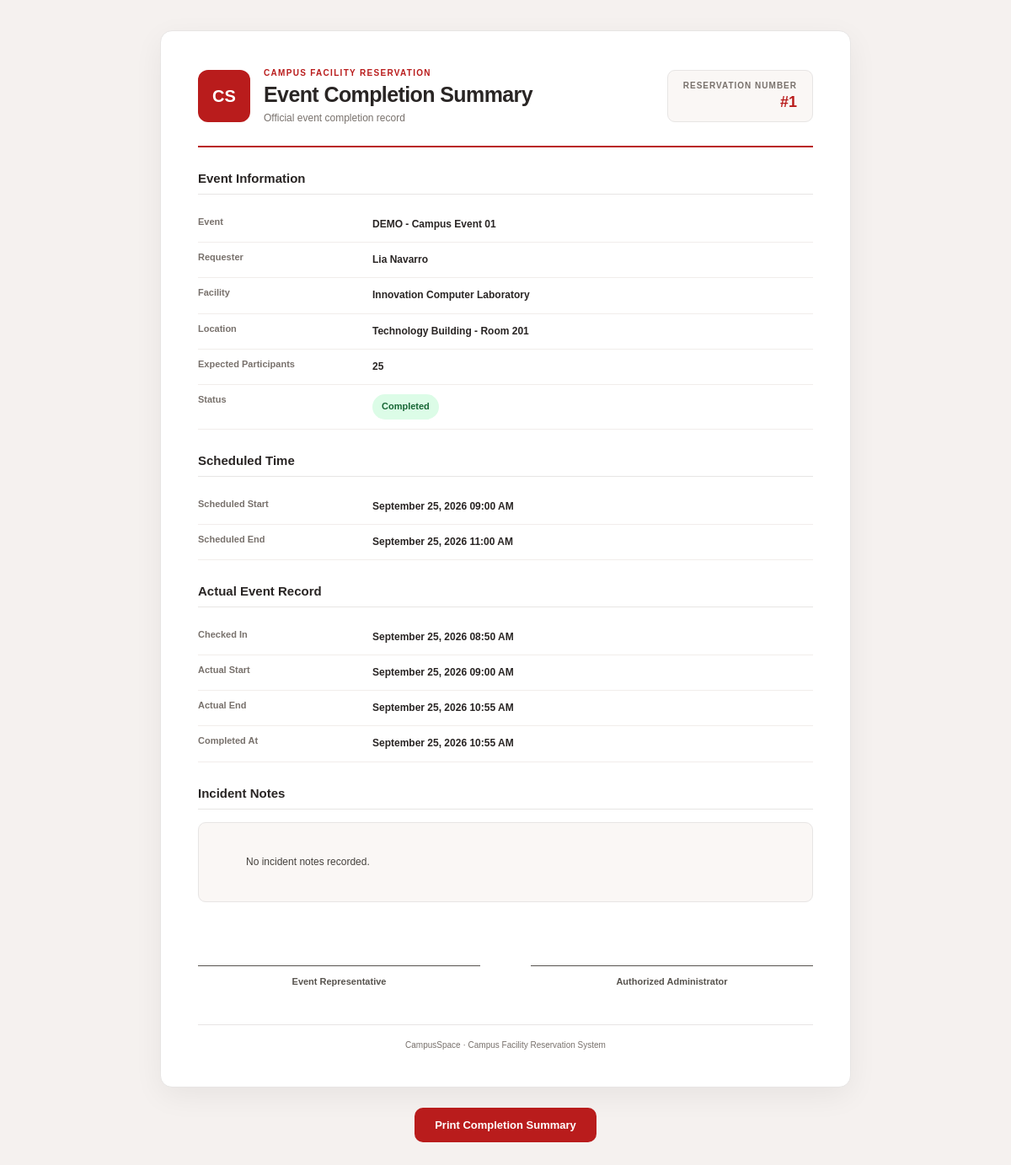
/manage/reservations/1/completion-summary/ (signed in), run on the app's committed database.
### Reservation/models.py (models this page shows, shortened)
class Reservation(models.Model):
    STATUS_CHOICES = [
        ('PENDING', 'Pending'),
        ('APPROVED', 'Approved'),
        ('REJECTED', 'Rejected'),
        ('CANCELLED', 'Cancelled'),
        ('CHECKED_IN', 'Checked In'),
        ('NO_SHOW', 'No Show'),
        ('COMPLETED', 'Completed'),
    ]
    user = models.ForeignKey(
        settings.AUTH_USER_MODEL,
        on_delete=models.PROTECT,
        related_name='reservations'
    )
    facility = models.ForeignKey(
        Facility,
        on_delete=models.PROTECT,
        related_name='reservations'
    )
    event_name = models.CharField(
        max_length=200
    )
    purpose = models.TextField()
    expected_attendees = models.PositiveIntegerField()
    start_datetime = models.DateTimeField()
    end_datetime = models.DateTimeField()
    status = models.CharField(
        max_length=20,
        choices=STATUS_CHOICES,
        default='PENDING'
    )
    decision_by = models.ForeignKey(
        settings.AUTH_USER_MODEL,
        on_delete=models.PROTECT,
        null=True,
        blank=True,
        related_name='reservation_decisions'
    )
    decision_at = models.DateTimeField(
        null=True,
        blank=True
    )
    decision_reason = models.TextField(
        blank=True
    )
    created_at = models.DateTimeField(
        auto_now_add=True
    )
    updated_at = models.DateTimeField(
        auto_now=True
    )

class User(AbstractUser):
    ROLE_CHOICES = [
        ('BASIC_USER', 'Basic User'),
        ('ADMIN', 'Admin'),
    ]
    role = models.CharField(
        max_length=10,
        choices=ROLE_CHOICES,
        default='BASIC_USER'
    )
    department = models.CharField(
        max_length=100,
        blank=True
    )
    contact_number = models.CharField(
        max_length=20,
        blank=True
    )
    objects = UserManager()

class Facility(models.Model):
    facility_code = models.CharField(
        max_length=20,
        unique=True
    )
    name = models.CharField(
        max_length=100
    )
    category = models.ForeignKey(
        FacilityCategory,
        on_delete=models.PROTECT,
        related_name='facilities'
    )
    location = models.CharField(
        max_length=200
    )
    capacity = models.PositiveIntegerField()
    description = models.TextField(
        blank=True
    )
    opening_time = models.TimeField()
    closing_time = models.TimeField()
    is_active = models.BooleanField(
        default=True
    )

class EventRecord(models.Model):
    reservation = models.OneToOneField(
        Reservation,
        on_delete=models.CASCADE,
        related_name='event_record'
    )
    checked_in_at = models.DateTimeField(
        null=True,
        blank=True
    )
    actual_start = models.DateTimeField(
        null=True,
        blank=True
    )
    actual_end = models.DateTimeField(
        null=True,
        blank=True
    )
    completed_at = models.DateTimeField(
        null=True,
        blank=True
    )
    no_show_at = models.DateTimeField(
        null=True,
        blank=True
    )
    incident_notes = models.TextField(
        blank=True
    )

### Reservation/views.py (the view, shortened to what this page needs)
@admin_required
def completion_summary(request, reservation_id):
    reservation = get_object_or_404(
        Reservation.objects.select_related(
            'user',
            'facility',
            'facility__category',
            'decision_by',
        ),
        pk=reservation_id
    )
    event_record = get_object_or_404(
        EventRecord,
        reservation=reservation
    )
    return render(
        request,
        'Reservation/admin/reservations/CompletionSummary.html',
        {
            'reservation': reservation,
            'event_record': event_record,
        }
    )

### templates/Reservation/admin/reservations/CompletionSummary.html (shortened to what this page needs)
{% load static %}
<!DOCTYPE html>
<html lang="en">
<head>
    <link rel="stylesheet"
          href="{% static 'Reservation/css/admin/completion-print.css' %}?v=2">
</head>
<body>
<main class="completion-document">
    <header class="completion-header">
        <div class="completion-brand">
            <span class="completion-logo">CS</span>
            <div>
                <span class="completion-eyebrow">
                    CAMPUS FACILITY RESERVATION
                </span>
                <h1>Event Completion Summary</h1>
                <p>Official event completion record</p>
            </div>
        </div>
        <div class="completion-reference">
            <span>RESERVATION NUMBER</span>
            <strong>#{{ reservation.id }}</strong>
        </div>
    </header>
    <section class="completion-section">
        <h2>Event Information</h2>
        <dl class="completion-details">
            <div>
                <dt>Event</dt>
                <dd>{{ reservation.event_name }}</dd>
            </div>
            <div>
                <dt>Requester</dt>
                <dd>
                    {{ reservation.user.get_full_name|default:reservation.user.username }}
                </dd>
            </div>
            <div>
                <dt>Facility</dt>
                <dd>{{ reservation.facility.name }}</dd>
            </div>
            <div>
                <dt>Location</dt>
                <dd>{{ reservation.facility.location }}</dd>
            </div>
            <div>
                <dt>Expected Participants</dt>
                <dd>{{ reservation.expected_attendees }}</dd>
            </div>
            <div>
                <dt>Status</dt>
                <dd>
                    <span class="completion-status">
                        {{ reservation.get_status_display }}
                    </span>
                </dd>
            </div>
        </dl>
    </section>
    <section class="completion-section">
        <h2>Scheduled Time</h2>
        <dl class="completion-details">
            <div>
                <dt>Scheduled Start</dt>
                <dd>
                    {{ reservation.start_datetime|date:"F d, Y h:i A" }}
                </dd>
            </div>
            <div>
                <dt>Scheduled End</dt>
                <dd>
                    {{ reservation.end_datetime|date:"F d, Y h:i A" }}
                </dd>
            </div>
        </dl>
    </section>
    <section class="completion-section">
        <h2>Actual Event Record</h2>
        <dl class="completion-details">
            <div>
                <dt>Checked In</dt>
                <dd>
                    {{ event_record.checked_in_at|date:"F d, Y h:i A"|default:"—" }}
                </dd>
            </div>
            <div>
                <dt>Actual Start</dt>
                <dd>
                    {{ event_record.actual_start|date:"F d, Y h:i A"|default:"—" }}
                </dd>
            </div>
            <div>
                <dt>Actual End</dt>
                <dd>
                    {{ event_record.actual_end|date:"F d, Y h:i A"|default:"—" }}
                </dd>
            </div>
            <div>
                <dt>Completed At</dt>
                <dd>
                    {{ event_record.completed_at|date:"F d, Y h:i A"|default:"—" }}
                </dd>
            </div>
        </dl>
    </section>
    <section class="completion-section">
        <h2>Incident Notes</h2>
        <div class="completion-notes">
            {{ event_record.incident_notes|default:"No incident notes recorded." }}
        </div>
    </section>
    <div class="completion-signatures">
        <div>
            <span>Event Representative</span>
        </div>
        <div>
            <span>Authorized Administrator</span>
        </div>
    </div>
    <footer class="completion-footer">
        CampusSpace · Campus Facility Reservation System
    </footer>
</main>
<div class="completion-actions">
    <button type="button" onclick="window.print();">
        Print Completion Summary
    </button>
</div>
</body>
</html>

### Reservation/static/Reservation/css/admin/completion-print.css (style rules this page uses)
* { box-sizing: border-box; }
body { margin: 0; padding: 36px 20px; background: #f5f1ef; color: #292524; font-family: Arial, Helvetica, sans-serif; font-size: 13px; }
.completion-document { max-width: 820px; margin: 0 auto; padding: 44px; background: #ffffff; border: 1px solid #e7e5e4; border-radius: 14px; box-shadow: 0 10px 35px rgba(0, 0, 0, 0.06); }
.completion-header { display: flex; align-items: center; justify-content: space-between; gap: 18px; margin-bottom: 24px; padding-bottom: 26px; border-bottom: 2px solid #b91c1c; }
.completion-brand { display: flex; align-items: center; gap: 16px; }
.completion-logo { display: flex; align-items: center; justify-content: center; flex-shrink: 0; width: 62px; height: 62px; background: #b91c1c; color: #ffffff; border-radius: 12px; font-size: 20px; font-weight: 800; }
.completion-eyebrow { display: block; margin-bottom: 6px; color: #b91c1c; font-size: 10px; font-weight: 800; letter-spacing: 1.3px; }
.completion-brand h1 { margin: 0 0 6px; color: #292524; font-size: 25px; letter-spacing: -0.6px; font-weight: 800; }
.completion-brand p { margin: 0; color: #78716c; font-size: 12px; }
.completion-reference { display: flex; flex-direction: column; align-items: flex-end; justify-content: center; padding: 12px 18px; background: #faf7f5; border: 1px solid #e7e5e4; border-radius: 9px; text-align: right; }
.completion-reference span { display: block; margin-bottom: 4px; color: #78716c; font-size: 10px; font-weight: 700; letter-spacing: 1px; }
.completion-reference strong { color: #b91c1c; font-size: 18px; font-weight: 800; }
.completion-section { margin-top: 28px; margin-bottom: 25px; break-inside: avoid; }
.completion-section h2 { margin: 0 0 15px; padding-bottom: 10px; border-bottom: 1px solid #e7e5e4; color: #292524; font-size: 15px; font-weight: 750; }
.completion-details { margin: 0; }
.completion-details > div { display: grid; grid-template-columns: 195px minmax(0, 1fr); gap: 12px; padding: 11px 0; border-bottom: 1px solid #f1edeb; }
.completion-details dt { color: #78716c; font-size: 11px; font-weight: 600; }
.completion-details dd { margin: 0; color: #292524; font-size: 12px; font-weight: 700; line-height: 1.6; overflow-wrap: anywhere; }
.completion-status { display: inline-block; padding: 6px 11px; border: none; border-radius: 20px; background: #dcfce7; color: #166534; font-size: 11px; font-weight: 700; }
.completion-notes { min-height: 80px; padding: 16px; border: 1px solid #e7e5e4; border-radius: 9px; background: #faf7f5; color: #44403c; font-size: 12px; line-height: 1.7; white-space: pre-wrap; overflow-wrap: anywhere; }
.completion-signatures { display: grid; grid-template-columns: 1fr 1fr; gap: 60px; margin-top: 75px; break-inside: avoid; }
.completion-signatures > div { padding-top: 12px; border-top: 1px solid #57534e; text-align: center; color: #57534e; font-size: 11px; font-weight: 600; }
.completion-footer { margin-top: 45px; padding-top: 18px; border-top: 1px solid #e7e5e4; text-align: center; color: #78716c; font-size: 10px; }
.completion-actions { display: flex; justify-content: center; max-width: 820px; margin: 24px auto; }
.completion-actions button { padding: 13px 24px; border: none; border-radius: 10px; background: #b91c1c; color: #ffffff; font-size: 13px; font-weight: 700; cursor: pointer; transition: background 0.2s; }

### data on the page
Reservation: id "1", event_name "DEMO - Campus Event 01", user.get_full_name "Lia Navarro", facility.name "Innovation Computer Laboratory", facility.location "Technology Building - Room 201", expected_attendees "25", status "Completed", start_datetime "September 25, 2026 09:00 AM", end_datetime "September 25, 2026 11:00 AM"
EventRecord: checked_in_at "September 25, 2026 08:50 AM", actual_start "September 25, 2026 09:00 AM", actual_end "September 25, 2026 10:55 AM", completed_at "September 25, 2026 10:55 AM", incident_notes "No incident notes recorded."
